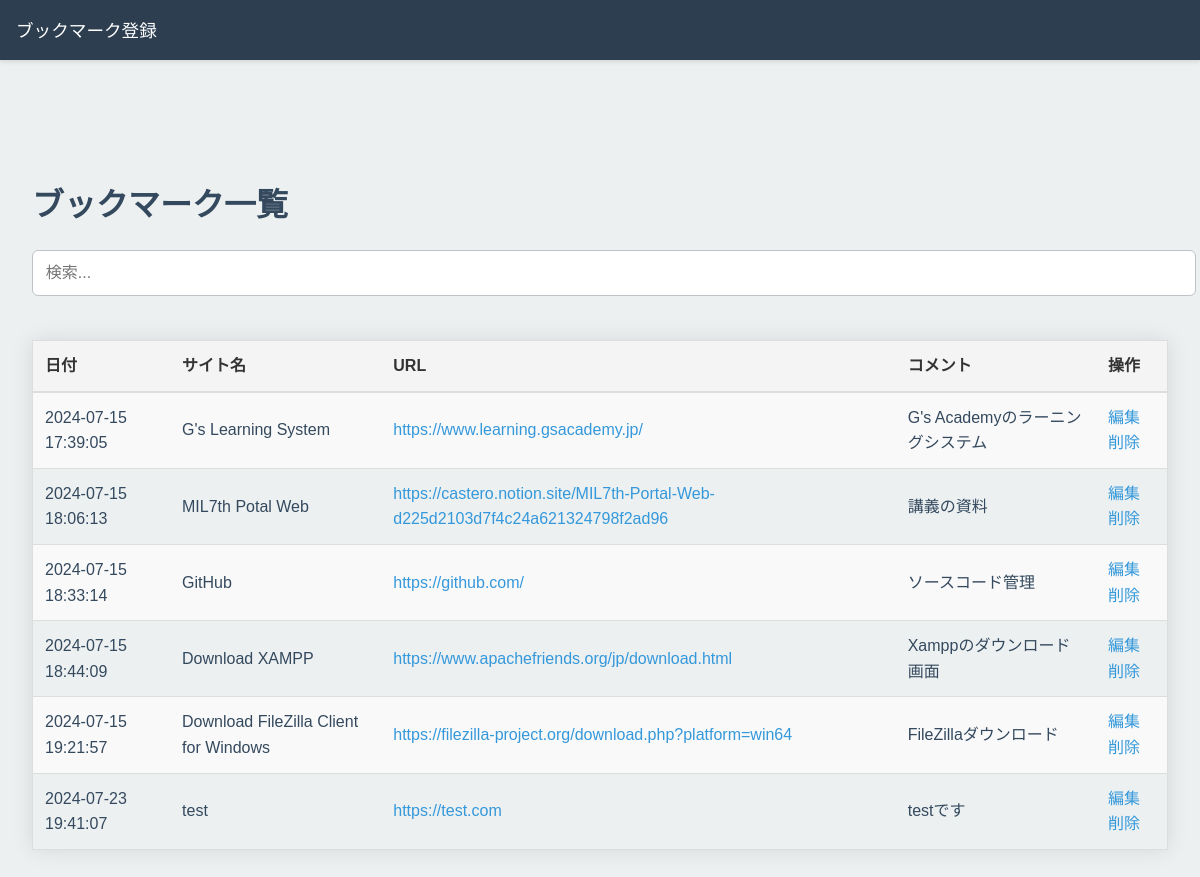
The page /select.php on the database its author committed.
### tables this page shows
CREATE TABLE `gs_bookmark_table` (
  `id` int(12) NOT NULL,
  `book_name` varchar(64) NOT NULL,
  `book_url` text NOT NULL,
  `book_comment` text NOT NULL,
  `date` datetime NOT NULL
);

### select.php (the view, shortened to what this page needs)
<?php
$pdo = db_conn();
$stmt = $pdo->prepare("SELECT * FROM gs_bookmark_table");
$status = $stmt->execute();
?>
<!DOCTYPE html>
<html lang="ja">
<head>
  <link href="css/style.css" rel="stylesheet">
</head>
<body id="main">
  <header>
    <nav>
      <a href="index.php">ブックマーク登録</a>
    </nav>
  </header>
  <main>
    <div class="container">
      <h1>ブックマーク一覧</h1>
      <input type="text" id="search-input" placeholder="検索...">
      <table>
        <tr>
          <th>日付</th>
          <th>サイト名</th>
          <th>URL</th>
          <th>コメント</th>
          <th>操作</th>
        </tr>
        <?php while ($result = $stmt->fetch(PDO::FETCH_ASSOC)) : ?>
          <tr>
            <td><?= htmlspecialchars($result['date'], ENT_QUOTES, 'UTF-8') ?></td>
            <td><?= htmlspecialchars($result['book_name'], ENT_QUOTES, 'UTF-8') ?></td>
            <td><a href="<?= htmlspecialchars($result['book_url'], ENT_QUOTES, 'UTF-8') ?>"><?= htmlspecialchars($result['book_url'], ENT_QUOTES, 'UTF-8') ?></a></td>
            <td><?= htmlspecialchars($result['book_comment'], ENT_QUOTES, 'UTF-8') ?></td>
            <td>
              <a href="detail.php?id=<?= htmlspecialchars($result['id'], ENT_QUOTES, 'UTF-8') ?>">編集</a>
              <a href="delete.php?id=<?= htmlspecialchars($result['id'], ENT_QUOTES, 'UTF-8') ?>" onclick="return confirm('本当に削除しますか？')">削除</a>
            </td>
          </tr>
        <?php endwhile; ?>
      </table>
    </div>
  </main>
</body>
</html>

### css/style.css (style rules this page uses)
:root { --primary-color: #3498db; --secondary-color: #2c3e50; --background-color: #ecf0f1; --text-color: #34495e; --input-background: #fff; --input-border: #bdc3c7; --input-focus: #3498db; --submit-hover: #2980b9; }
body { font-family: "Helvetica Neue", Arial, sans-serif; line-height: 1.6; color: var(--text-color); background-color: var(--background-color); margin: 0; padding: 0; display: flex; flex-direction: column; min-height: 100vh; }
header { background-color: var(--secondary-color); padding: 1rem; box-shadow: 0 2px 4px rgba(0, 0, 0, 0.1); }
nav a { color: #fff; text-decoration: none; font-size: 1.1rem; font-weight: 500; transition: opacity 0.3s ease; }
main { flex-grow: 1; display: flex; justify-content: center; align-items: center; padding: 2rem; margin-top: 4rem; }
input[type="text"], input[type="email"], textarea { width: 100%; padding: 0.8rem; margin-bottom: 1.2rem; border: 1px solid var(--input-border); border-radius: 6px; font-size: 1rem; transition: border-color 0.3s ease, box-shadow 0.3s ease; word-wrap: break-word; }
.container { max-width: 1200px; margin: 0 auto; }
table { border-collapse: collapse; margin: 25px 0; font-size: 1em; font-family: 'Arial', sans-serif; min-width: 400px; border: 1px solid #ddd; box-shadow: 0 0 20px rgba(0, 0, 0, 0.1); }
table th { background-color: #f4f4f4; color: #333; text-align: left; padding: 12px; border-bottom: 2px solid #ddd; }
table td { padding: 12px; border-bottom: 1px solid #ddd; word-wrap: break-word; }
table tr:nth-child(even) { background-color: #f9f9f9; }
table a { color: #3498db; text-decoration: none; }

### rows shown on the page
gs_bookmark_table: date "2024-07-15 17:39:05", book_name "G's Learning System", book_url "https://www.learning.gsacademy.jp/", book_comment "G's Academyのラーニングシステム"
gs_bookmark_table: date "2024-07-15 18:06:13", book_name "MIL7th Potal Web", book_url "https://castero.notion.site/MIL7th-Portal-Web-d225d2103d7f4c24a621324798f2ad96", book_comment "講義の資料"
gs_bookmark_table: date "2024-07-15 18:33:14", book_name "GitHub", book_url "https://github.com/", book_comment "ソースコード管理"
gs_bookmark_table: date "2024-07-15 18:44:09", book_name "Download XAMPP", book_url "https://www.apachefriends.org/jp/download.html", book_comment "Xamppのダウンロード画面"
gs_bookmark_table: date "2024-07-15 19:21:57", book_name "Download FileZilla Client for Windows", book_url "https://filezilla-project.org/download.php?platform=win64", book_comment "FileZillaダウンロード"
gs_bookmark_table: date "2024-07-23 19:41:07", book_name "test", book_url "https://test.com", book_comment "testです"
